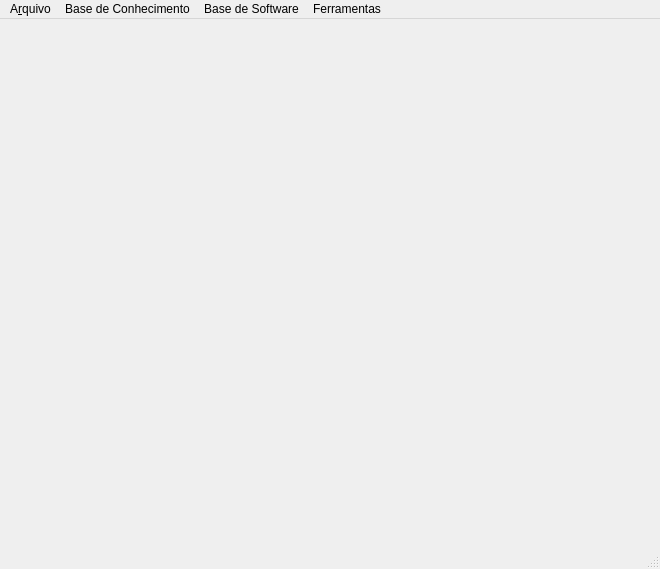
<?xml version="1.0" encoding="UTF-8"?>
<ui version="4.0">
 <class>MainWindow</class>
 <widget class="QMainWindow" name="MainWindow">
  <property name="geometry">
   <rect>
    <x>0</x>
    <y>0</y>
    <width>660</width>
    <height>569</height>
   </rect>
  </property>
  <property name="acceptDrops">
   <bool>true</bool>
  </property>
  <property name="windowTitle">
   <string>MainWindow</string>
  </property>
  <widget class="QWidget" name="m_centralWidget"/>
  <widget class="QMenuBar" name="menuBar">
   <property name="geometry">
    <rect>
     <x>0</x>
     <y>0</y>
     <width>660</width>
     <height>22</height>
    </rect>
   </property>
   <widget class="QMenu" name="menuFile">
    <property name="title">
     <string>A&amp;rquivo</string>
    </property>
    <addaction name="act_exit"/>
   </widget>
   <widget class="QMenu" name="menuTools">
    <property name="title">
     <string>Ferramentas</string>
    </property>
    <addaction name="act_goto"/>
   </widget>
   <widget class="QMenu" name="menuKnowledgeBase">
    <property name="title">
     <string>Base de Conhecimento</string>
    </property>
    <addaction name="act_installScripts"/>
    <addaction name="act_loadScript"/>
    <addaction name="act_loadAllScripts"/>
   </widget>
   <widget class="QMenu" name="menuBase_de_Software">
    <property name="title">
     <string>Base de Software</string>
    </property>
    <addaction name="act_createBSW"/>
    <addaction name="act_loadBSW"/>
   </widget>
   <addaction name="menuFile"/>
   <addaction name="menuKnowledgeBase"/>
   <addaction name="menuBase_de_Software"/>
   <addaction name="menuTools"/>
  </widget>
  <widget class="QStatusBar" name="m_statusBar"/>
  <action name="actionCriar_novo_m_dulo">
   <property name="text">
    <string>Criar novo módulo</string>
   </property>
  </action>
  <action name="actionCriar_novo_bloco_de_c_digo">
   <property name="text">
    <string>Criar novo bloco de código</string>
   </property>
  </action>
  <action name="act_goto">
   <property name="text">
    <string>Ir para linha</string>
   </property>
   <property name="shortcut">
    <string>Ctrl+G</string>
   </property>
  </action>
  <action name="act_newBSW">
   <property name="text">
    <string>Nova base de software</string>
   </property>
  </action>
  <action name="act_openBSW">
   <property name="text">
    <string>Abrir base de software</string>
   </property>
  </action>
  <action name="act_exit">
   <property name="text">
    <string>Sair</string>
   </property>
  </action>
  <action name="act_installScripts">
   <property name="text">
    <string>Instalar Script Lua</string>
   </property>
  </action>
  <action name="act_loadScript">
   <property name="text">
    <string>Carregar Script Lua</string>
   </property>
  </action>
  <action name="act_loadAllScripts">
   <property name="text">
    <string>Carregar Todos os Scripts</string>
   </property>
  </action>
  <action name="act_createBSW">
   <property name="text">
    <string>Criar base de software</string>
   </property>
  </action>
  <action name="act_loadBSW">
   <property name="text">
    <string>Carregar base de software</string>
   </property>
  </action>
 </widget>
 <layoutdefault spacing="6" margin="11"/>
 <resources/>
 <connections/>
</ui>
